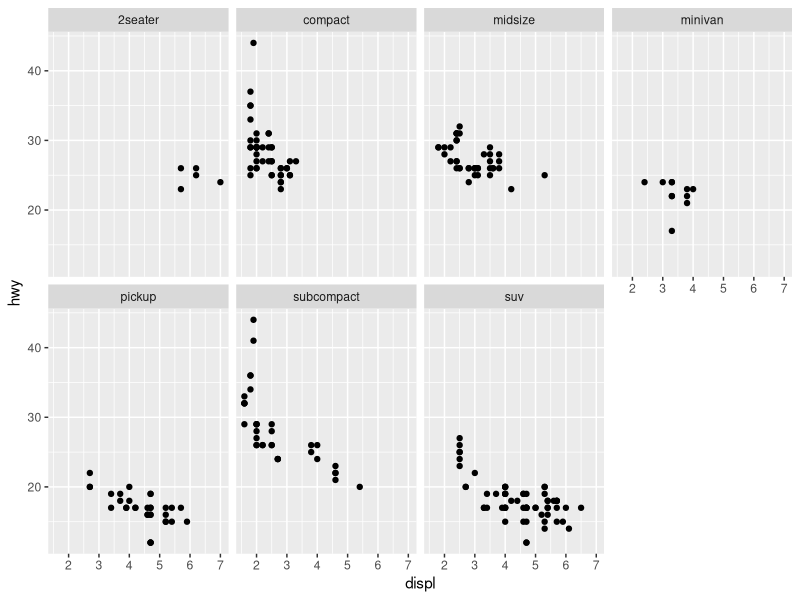

This chart was generated by the following R code: (Note: this script raises an error after producing the figure.)
## ---- chunk 1
knitr::opts_chunk$set(echo = TRUE)
## ---- chunk 2
library(tidyverse)
## ---- chunk 3
ggplot(data = mpg) + 
  geom_point(mapping = aes(x = displ, y = hwy)) + 
  facet_wrap(~ class, nrow = 2)
## ---- chunk 4
knitr::include_graphics(paste0("plots/fig", 1:6, ".png"))
## ---- chunk 5
# 1st.
ggplot(mpg, aes(displ, hwy)) +
  geom_point() +
  geom_smooth(se = F)
ggplot(mpg, aes(displ, hwy)) +
  geom_point() +
  geom_smooth(aes(group = drv), se = F)
## ---- chunk 6
ggplot(mpg, aes(displ, hwy, colour = drv)) +
  geom_smooth(se = F) +
  geom_point()
ggplot(mpg, aes(displ, hwy)) +
  geom_point(aes(colour = drv)) +
  geom_smooth(se = F)
## ---- chunk 7
ggplot(mpg, aes(displ, hwy)) +
  geom_point(aes(colour = drv)) +
  geom_smooth(aes(linetype = drv), se = F)
ggplot(mpg, aes(displ, hwy)) +
  geom_point(aes(colour = drv,se = F)) 
## ---- chunk 8
ggplot(data = mpg, mapping = aes(x = cty, y = hwy)) + 
  geom_jitter()
## ---- chunk 9
ggplot(data = mpg, mapping = aes(x = cty, y = hwy)) + 
  geom_count()
## ---- chunk 10
ggplot(data = mpg, mapping = aes(x = cty, y = hwy)) +
  geom_point() + 
  geom_abline() +
  coord_fixed()
## ---- chunk 11
ggplot(data = diamonds) + 
  stat_summary(
    mapping = aes(x = cut, y = depth),
    fun.ymin = min,
    fun.ymax = max,
    fun.y = median)
## ---- chunk 12
ggplot(data = diamonds) + 
  geom_pointrange(mapping = aes(x = cut, y = depth),
                  stat = "summary",
                  fun.ymin = min,
                  fun.ymax = max,
                  fun.y = median)
## ---- chunk 13
ggplot(data = diamonds) + 
  geom_bar(mapping = aes(x = cut, y = ..prop..))
## ---- chunk 14
ggplot(data = diamonds) + 
  geom_bar(mapping = aes(x = cut, fill = color, y = ..prop..))
## ---- chunk 15
ggplot(data = diamonds) + 
geom_bar(mapping = aes(x = cut, y = ..prop..,group = 1))
## ---- chunk 16
ggplot(data = diamonds) + 
geom_bar(mapping = aes(x = cut, fill = color, y = ..prop..,group = 1))
